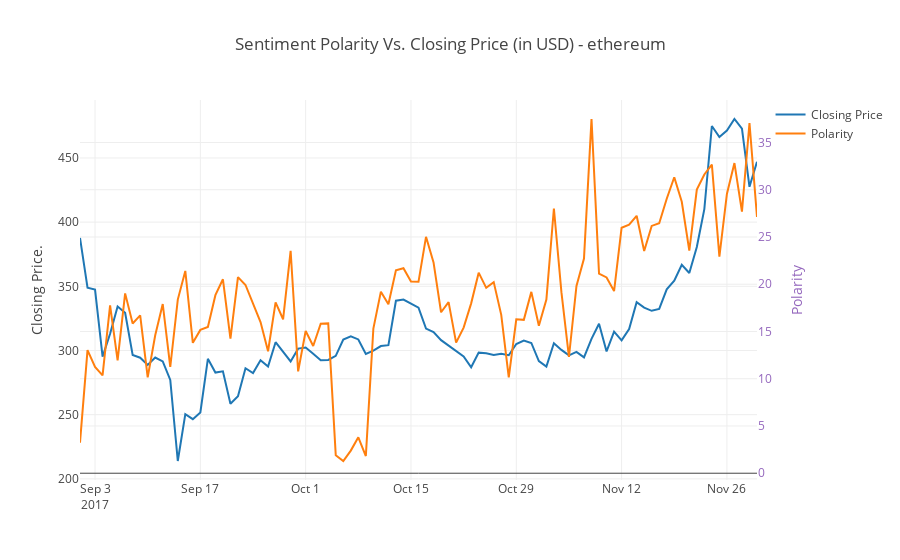

Notebook code cell kept with this figure:
### Code cell
# ============================================== #
# Plot Polarity, Price in USD(Close) and Volume  #
# ============================================== #
trace1 = go.Scatter(
    x=df_marketcap_sentiment_line['date'],
    y=df_marketcap_sentiment_line['close'],
    mode = 'lines',
    name='Closing Price'
)
trace2 = go.Scatter(
    x=df_marketcap_sentiment_line['date'],
    y=df_marketcap_sentiment_line['polarity'],
    mode = 'lines',
    name='Polarity',
    yaxis='y2'
)
data = [trace1, trace2]
layout = go.Layout(
    title='Sentiment Polarity Vs. Closing Price (in USD) - ' + crypto_name,
    yaxis=dict(
        title='Closing Price.'
    ),
    yaxis2=dict(
        title='Polarity',
        titlefont=dict(
            color='rgb(148, 103, 189)'
        ),
        tickfont=dict(
            color='rgb(148, 103, 189)'
        ),
        overlaying='y',
        side='right'
    )
)
fig = go.Figure(data=data, layout=layout)
fname = crypto_name + '_Sentiment_vs_Market.html'
plotly.offline.iplot(fig, filename= fname)
